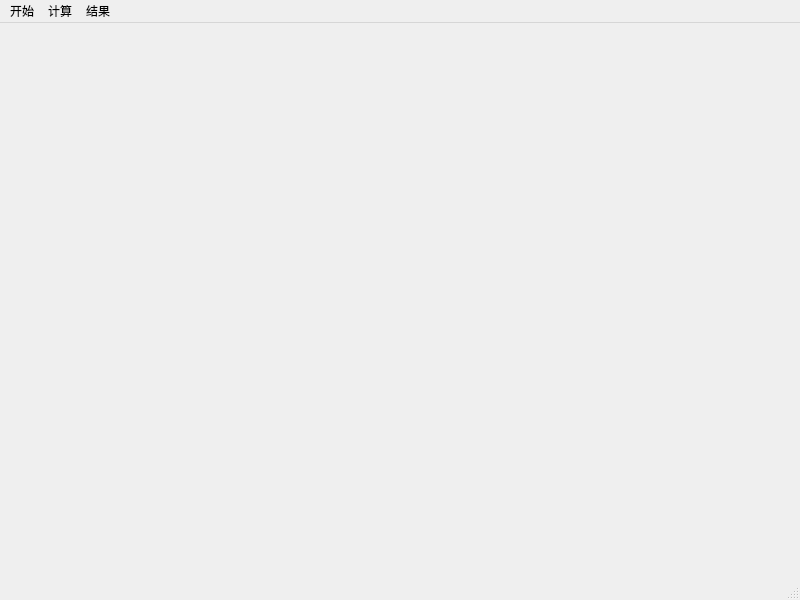
<?xml version="1.0" encoding="UTF-8"?>
<ui version="4.0">
 <class>MainWindow</class>
 <widget class="QMainWindow" name="MainWindow">
  <property name="geometry">
   <rect>
    <x>0</x>
    <y>0</y>
    <width>800</width>
    <height>600</height>
   </rect>
  </property>
  <property name="windowTitle">
   <string>MainWindow</string>
  </property>
  <widget class="QWidget" name="centralwidget"/>
  <widget class="QMenuBar" name="menubar">
   <property name="geometry">
    <rect>
     <x>0</x>
     <y>0</y>
     <width>800</width>
     <height>18</height>
    </rect>
   </property>
   <widget class="QMenu" name="menu">
    <property name="title">
     <string>开始</string>
    </property>
    <addaction name="action1"/>
    <addaction name="action3_2"/>
    <addaction name="action2"/>
   </widget>
   <widget class="QMenu" name="menu_2">
    <property name="maximumSize">
     <size>
      <width>16777215</width>
      <height>16777214</height>
     </size>
    </property>
    <property name="title">
     <string>计算</string>
    </property>
    <addaction name="action3"/>
    <addaction name="action4"/>
   </widget>
   <widget class="QMenu" name="menu_3">
    <property name="title">
     <string>结果</string>
    </property>
    <addaction name="action5_2"/>
   </widget>
   <addaction name="menu"/>
   <addaction name="menu_2"/>
   <addaction name="menu_3"/>
  </widget>
  <widget class="QStatusBar" name="statusbar"/>
  <action name="action1">
   <property name="text">
    <string>打开文件</string>
   </property>
  </action>
  <action name="action2">
   <property name="text">
    <string>退出</string>
   </property>
   <property name="iconText">
    <string>退出</string>
   </property>
  </action>
  <action name="action3">
   <property name="text">
    <string>初始送电曲线生成</string>
   </property>
  </action>
  <action name="action4">
   <property name="text">
    <string>直流运行模拟</string>
   </property>
  </action>
  <action name="action5">
   <property name="text">
    <string>当地运行模拟</string>
   </property>
  </action>
  <action name="action3_2">
   <property name="text">
    <string>设置</string>
   </property>
  </action>
  <action name="action5_2">
   <property name="text">
    <string>指标分析</string>
   </property>
  </action>
 </widget>
 <resources/>
 <connections/>
</ui>
